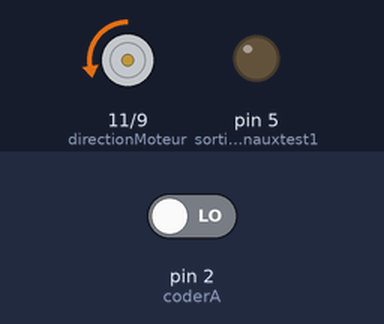
The sketch below on a simulated Arduino Uno, built with avr-gcc and run on an emulated ATmega328P. Shown: direction and speed pins drawn as motors (green arrow = direction pin HIGH = forward, orange = LOW = backward, longer = more drive), output pins drawn as LEDs (lit = HIGH). Inputs (shaded band) come from the test bench; at power-on: pin 2 (coderA) LOW. What the sketch prints to the serial monitor is not drawn.

Above: at 0.5 s.
Timing chart, 0 to 4.6 s (numbered marks = the images above):
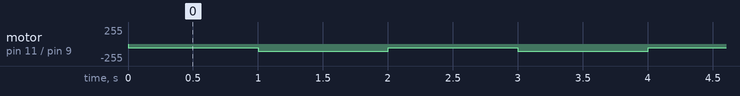

The sketch:

CommandeBO_Original.ino
```cpp
/*
programme pour piloter le motoreducteur PMT1-53 de Lextronic ; avec la carte PmodHB5.
connectique arduino :                            connectique de la carte PmodHB5 :
       A0 --> potentiomètre
       D11 -->DIR                               <--  broche 1 (la plus éloignée du connecteur de puissance)
       D9 --> EN(pwm)                           <--  broche 2 de la carte PmodHB5)
       D4 --> SB(codeur voieB)                  <--  broche 3 de la carte PmodHB5)
       D2 = interruption 0 --> SA(codeur voieA) <--  broche 4 de la carte PmodHB5)
       masse                                    <--  broche 5 de la carte PmodHB5
       5V                                       <--  broche 6 de la carte PmodHB5
                                                broche + du connecteur de puissance reliée au Vin de la carte arduino et au + du contacteur d'alim 12V
                                                broche - du connecteur de puissance reliée à la masse de la carte arduino et au - de l'alim 12V
*/


#define testModePortserie  // activer cette fonction permet de générer des affichages sur la fenêtre du port série,
// et en conséquence de permettre l'affichage dans un programme qui lit le port série ;
// mais cela consomme du temps de calcul exagérément. (activer en supprimant //)
// l'envoi est calibré pour être lu par le programme python : "PC-recoit-d_arduino-2valeurs-0_1000.py"
// "consigne_position ; espace ; mesure_position"

//#define testModeLabview    // activer cette fonction permet d'exploiter des entrées sorties réalisées avec la carte NI6008 et Labview


//**************************************************************************************************************
// déclaration des variables ***********************************************************************************

// variables pour la commande
  int compte = 0;  // compte les cycles pour affichage discontinu sur le port série
  int val_potentio = 0;                     // valeur de l'entrée potentiomètre pour la commande --> non exploitée dans ce programme
  float consigne = 0;    // variable de la position souhaitée moteur ; le signe ( + / - )  change le sens de rotation
  #define periodePID 500                // 500 (en microsecondes) = période d'échantillonnage
  // attention supprimer les envois vers le port série si valeur inférieure à 10000 microsecondes ; ou alors n'envoyer que ponctuellement.
  float mes = 0 , mesprec = 0 ;   // pour mesure de la période d'échantillonnage
  float periodeechantmesuree = 0; // pour mesure de la période d'échantillonnage

/*  Assignation des voies de la carte arduino  */
  int pwmMoteur = 9, directionMoteur = 11 ;
  int coderA = 2, coderB = 4;                // une entrée du codeur est sur une entrée d'interruption (2 ou 3)
  int voie_potentio = 0;                      // voie d'entrée analogique du potentiometre de commande --> non exploitée dans ce programme
  int led = 4;                           // sortie numérique (0 ou 1) utilisable pour tests à l'oscillo
  int sortiesignauxtest1 = 5 ;             // sortie PWM utilisable pour exploitation signaux avec Labview
  int sortiesignauxtest2 = 6 ;            // sortie PWM utilisable pour exploitation signaux avec Labview
  // attention : les sorties utilisées sont des sorties PWM ; donc à filtrer (condo : 470 mf) pour obtenir un signal continu.

/*  Variables du codeur incremental  */
// Regle : Les variables globales dont la valeur peut etre modifiée
// par un appel d'interruption doivent être déclarées en volatile
  volatile float frontCodeur= micros();
  volatile float precedentFrontCodeur = micros();
  volatile float periodeCodeur = 1000000 ; //1seconde
  volatile float pos = 0;
  volatile float sensRotation = -1;

  long tempsPrecedent =0;
  long temps =0;
  int periode = 0; // pour affichage période d'échantillonnage
  float vitesse =0;
  float vitesse_reducteur_tr_s = 0;
  float vitesse_moteur_rad_s = 0;
  float vitesse_moteur_tours_s = 0;
  float pi = 3.141597;

// génération des créneaux
  int consigne_inferieure = 53;
  int consigne_superieure = 106;
  int periode_creneau = 2000; //en millisecondes
  long mesure_temps_creneau = millis();
  long mesure_temps_creneau_precedent = millis();
  int temps_creneau = 0;

// *************************************************************************************************************************
// partie "initialisation" du programme exécutée une seule fois à la mise sous tension de l'Arduino*************************
void setup() {
  attachInterrupt(0, coderRising, RISING);
  // active l'interruption 0 (qui correspond à la pin 2)
  // chaque front montant appelle la fontion coderRising()

  Serial.begin(115200);   // active la transmission d'informations par le port série

  pinMode(directionMoteur, OUTPUT);
  pinMode(pwmMoteur, OUTPUT);
  pinMode(coderA, INPUT);
  pinMode(coderB, INPUT);
  commandeMoteur(0);                  // stoppe le moteur

  pinMode(sortiesignauxtest1, OUTPUT);
  pinMode(sortiesignauxtest1, OUTPUT);

}

//**********************************************************************************************************
// programme principal : boucle "loop" exécutée indéfiniment >>>>>>>>>>>>>>>>>>>>>>>>>>>>>>>>>>>>>>>>>>>>>>>
void loop() {
  // digitalWrite(led,LOW);              // permet de visualiser temps d'attente à l'oscilloscope
  /* attend la prochaine période déchantillonnage  */
  do {
      temps = micros();                // temps absolu depuis le demarrage de la carte (en µs)
      periode = temps - tempsPrecedent;
    } while (periode < periodePID ) ;
  tempsPrecedent = temps ;
  // digitalWrite(led,HIGH);             // permet de visualiser la fin du temps d'attente

  // calcul de la vitesse : -----------------------------------------------------------------------------------------
  //vitesse = 1000000/periodeCodeur; // cas où il n'y a pas de filtrage
  vitesse = 0.8*vitesse + 0.2* 1000000/periodeCodeur;   //(cas du filtrage de la vitesse)
  /*   On peut filter la mesure de vitesse en gardant 80% de la vitesse precedente ,
  et en ajoutant 20% de la vitesse mesurée ; attention, il y aura un léger retard sur la réponse affichée.
  */
  periodeCodeur*=1.01;        // augmente la periode de 1% à chaque cycle  ;
                              // pour la rendre très grande dans le cas où le moteur ne tourne plus
                              // et ainsi afficher une vitesse nulle
  vitesse_reducteur_tr_s = vitesse/(3*53); //codeur 3 points par tour et réduction 53 du réducteur.
  vitesse_moteur_tours_s = vitesse/3;   //codeur 3 points par tour
  vitesse_moteur_rad_s = 2*pi*vitesse/3;   //codeur 3 points par tour

  // commande de créneaux de vitesse en Boucle ouverte ---------------------------------------------------------------
  mesure_temps_creneau = millis();
  temps_creneau = mesure_temps_creneau - mesure_temps_creneau_precedent;
  if (temps_creneau < periode_creneau / 2) {
    consigne = consigne_inferieure;
  }
  else if (temps_creneau < periode_creneau) {
    consigne = consigne_superieure;
  }
  else {
    mesure_temps_creneau_precedent = mesure_temps_creneau ;
  }
  commandeMoteur(consigne); // utilisation de la fonction de commande du moteur (onglet "fonctions")

  //affichage des valeurs sur le port série >>>>>>>>>>>>>>>>>>>>>>>>>>>>>>>>>>>>>>>>>>>>>>>>>>>>>>>>>>>>>>>>>>>>>>>>>>
  //   attention : l'affichage à travers le port série consomme une milliseconde de temps par caractère
  //   cela risque d'être supérieur à la période fixée pour le calcul du PID et rendre aléatoire le comportement
  #ifdef testModePortserie
      if (compte==10) {                 // affichage tous les 10 cycles (0,5 ms x 10 = 5 ms --> 500 Hz)
        Serial.print(consigne); // affiche la consigne
        Serial.print(" ");
        //Serial.println(periode);//pour tests seulement : : période mesurée sans envoi des données sur port série : 500 microsecondes
        //Serial.println(pos*6.44);  // affiche la position mesurée
        Serial.println(vitesse_moteur_rad_s);
        compte=0;
      }
  #endif
  compte = compte + 1 ;     // incrémentation du compteur de cycles


  //communication avec Labview grâce aux entrées-sorties d'arduino    >>>>>>>>>>>>>>>>>>>>>>>>>>>>>>>>>>>>>>>>>>>>>>>>>>>>>
  #ifdef testModeLabview
    // affichage sur les sorties PWM : sorties digitales sur 8 bits = 256 points
    // affichage de la consigne : >>>>>>>>>>>>>>>>>

    analogWrite(sortiesignauxtest1,constrain(val_potentio/4,0,255)) ;   // envoi pour visu labview
    // affichage de la position ou de la vitesse : >>>>>>>>>>>>>>>>>>>>>>>>>>
    analogWrite(sortiesignauxtest2,constrain((pos/4)+128,0,255)) ;   // envoi pour visu labview
    //analogWrite(sortiesignauxtest2,constrain(vitesse+128,0,255)) ;   // envoi pour visu labview

    // mesure de la période d'échantillonnage réelle :
    mes = micros();
    periodeechantmesuree = mes-mesprec ; // en microsecondes
    float affiche;
    affiche = 5*(periodeechantmesuree*255)/10000; // pour atteindre 255 si 10 millisecondes de période
    //analogWrite(sortiesignauxtest2,constrain(affiche,0,255)) ;   // envoi pour visu labview
    //Serial.println(round(periodeechantmesuree),DEC);
    mesprec = mes ;
    // periode minimale possible mesurée à 6,3 millisecondes (avec une seule sortie de valeur sur le port série !!)
  #endif

}
```

fonctions.ino
```cpp
//fonction lancée par l'appel d'interruption pour le calcul de position ------------------------------------------
void coderRising() {        // cette fonction met a jour la distance parcourue et calcule la période
// attention les signes dépendent de l'ordre de branchement des deux fils du codeur sur les broches de l'Arduino
   if (digitalRead(coderB) == 0) {  // la lecture de la 2eme voie codeur permet de determiner le sens de rotation
       pos--;                       // on décrémente la valeur de position
       sensRotation = -1;         // on indique un sens de rotation négatif
   }
   else {
       pos++;                    // on incrémente la valeur de position
       sensRotation = 1;         // on indique un sens positif
   }

   // calcul de la periode du codeur pour l'indication de la vitesse.
   frontCodeur = micros();          // mesure du temps absolu depuis le demarrage de la carte (en µs)
   periodeCodeur = sensRotation*(frontCodeur - precedentFrontCodeur);  // Le signe (+/-) indique le sens de rotation
   precedentFrontCodeur = frontCodeur ;   // pour l'appel d'interruption suivant
}


// commande du moteur  -------------------------------------------------------------------------------
void commandeMoteur(float pwm)
{
  if (pwm > 0)
    {
      digitalWrite(directionMoteur, LOW);
      analogWrite(pwmMoteur,int(pwm));      // puissance max pour la valeur 255
    }
  else
    {
      digitalWrite(directionMoteur, HIGH);
      analogWrite(pwmMoteur,int(-pwm));    // puissance max pour la valeur -255
    }
}
```

Measured:
- by itself, motor on pin 11 (directionMoteur) / pin 9 (pwmMoteur): alternates backward 106/255 for 1.0 s and backward 53/255 for 1.0 s
